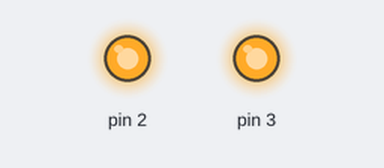
This sketch was run on a simulated Arduino Nano, built with avr-gcc and run on an emulated ATmega328P. Shown: output pins drawn as LEDs (lit = HIGH). The modem accepts every AT command (registered, SIM ready, sends succeed) and sends nothing else; what the sketch prints to the serial monitor is not drawn.

Above: at 0.1 s.
At 0.6 s:
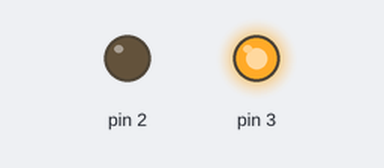
Timing chart, 0 to 2.1 s (numbered marks = the images above):
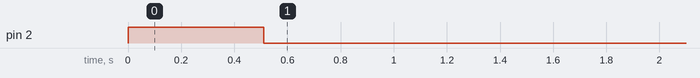

The sketch:

nano.ino
```cpp
#include<SoftwareSerial.h>
#include<string.h>
SoftwareSerial gsm(10, 11);

String phnNum = "";
String sendedMsg = "";
String buffer = "";
unsigned long int currentTime, container;
int locationError = 0, serverError = 0;
void setup() {
  gsm.begin(9600);
  Serial.begin(9600);
  pinMode(2, OUTPUT);
  pinMode(3, OUTPUT);
  device_on();
  sendATCommand("AT+CMGF=1", "OK", 1110);
  delay(500);
 // sendATCommand("AT+CMGDA=\"DEL ALL\"", "OK", 25000);
  //delay(500);
}

void loop() {
  int msgTigger = 0;
  char mystr[19];
  String location = "", timeStamp = "", lat = "", lng = "";
  gsm.println("AT+CGNSINF");
  bufferReadStr(5000, "+CGNSINF:");
  buffer = spiltString(buffer, "GNSINF: ", 1);
  if (buffer.indexOf("1,1,20") != -1) {
    locationError = 0;
    location = spiltString(buffer, ",", 3) + "," + spiltString(buffer, ",", 4);
    location.toCharArray(mystr,19);
    Serial.write(mystr,19);
    delay(1000);

    timeStamp = spiltString(buffer, ",", 2) + "," + spiltString(buffer, ",", 6) + "," + spiltString(buffer, ",", 7);
  }
  else {
    locationError++;
    gsm.println("AT+CIPGSMLOC=1,1");
    bufferReadStr(10000, "+CIPGSMLOC:");
   // Serial.println("GSM LOC : " + buffer);
    if (buffer.indexOf("+CIPGSMLOC: 0") != -1) {
      locationError = 1;
      buffer = spiltString(buffer, "+CIPGSMLOC: ", 1);
      location = spiltString(buffer, ",", 2) + "," + spiltString(buffer, ",", 1);
      buffer = spiltString(buffer, ",", 3) + spiltString(buffer, ",", 4);
      for (int i = 0; i < buffer.length(); i++) {
        if (buffer[i] <= 57 && buffer[i] >= 48)
          timeStamp += buffer[i];
      }
    }
    else {
      Serial.println("Location Error");
      led(1, 0, 0);
      if (locationError == 2 || locationError == 6) {
        locationError++;
        delay(2000);
        sendATCommand("AT+CGNSPWR=1", "OK", 1000);
        sendATCommand("AT+CGNSSEQ=\"RMC\"", "OK", 1000);
        httpSetup();
      }
      else if (locationError == 10) {
        locationError = 0;
        sendATCommand("AT+HTTPTERM", "OK", 2000);
        delay(500);
        sendATCommand("AT+SAPBR=0,1", "OK", 2000);
        delay(500);
        device_on();
      }
      return;
    }
  }
  //readMassage();
  gsm.print("AT+HTTPPARA=\"URL\",\"");
  gsm.print("http://tracker.duetbd.org/device.php?data=");
  gsm.print("D_24,");//Device ID : D_(Identity)

  if (phnNum == "") {
    if (sendedMsg == "") {
      msgTigger = 0;
      gsm.print("0,");
    }
    else {
      gsm.print(sendedMsg.substring(0, 11) + ",");
      msgTigger = 0;
    }
  }
  else {
    msgTigger = 1;
    gsm.print("1,");
  }


  gsm.print(location + ",");
  gsm.println(timeStamp + "\"");
  timeStamp = "";
  bufferReadStr(2000, "OK");
  //Serial.println("URL : " + buffer);
  gsm.println("AT+HTTPACTION=0");
  bufferReadStr(10000, "+HTTPACTION:");
  //Serial.println("URL ACTION : " + buffer);
  if (buffer.indexOf("200") != -1) {
    led(0, 0, 1);
    serverError = 0;
    gsm.println("AT+HTTPREAD=1,1000");
    bufferReadStr(10000, "+HTTPREAD:");
    //Serial.println("HTTP Data READ : " + buffer);
    buffer = spiltString(buffer, "@", 1);
    if (msgTigger == 1) {
      led(0, 1, 1);
      while (phnNum != "") {
        if (sendATCommand("AT+CMGS=" + phnNum.substring(0, 16), ">", 10000)) {
          gsm.print(buffer);
          gsm.write(0x1A);
          timeStamp = "";
          currentTime = millis();
          container = currentTime;
          while ((millis() - container) < 5000) {
            if (gsm.available()) {
              while (gsm.available()) {
                char c = gsm.read();
                timeStamp += c;
                delay(1);
              }
              if (timeStamp.indexOf("OK") == -1) {
                currentTime = millis();
                container = currentTime;
              }
              else break;
            }
          }
          if (timeStamp.indexOf("OK") != -1) {
            sendedMsg += phnNum.substring(4, 15);
          }
          delay(500);
        }
        phnNum = phnNum.substring(16);
        if (phnNum != "")
          delay(1000);
      }
      msgTigger = 0;
    }
    else {
      if (buffer == "sp")
        sendedMsg = sendedMsg.substring(11);
    }
  }

  else {
    serverError++;
    led(0, 1, 0);
    delay(2000);
    if (buffer.indexOf("604") != -1) {
      httpSetup();
    }
    else if (serverError == 25) {
      serverError = 0;
      device_on();
    }
  }

}


int device_on() {
  led(1, 1, 1);
  while (!sendATCommand("AT", "OK", 1000))
    delay(500);
  delay(500);
  led(1, 1, 0);

  while (!sendATCommand("AT+CGNSPWR=1", "OK", 1000))
    delay(500);
  delay(500);

  sendATCommand("AT+CGNSSEQ=\"RMC\"", "OK", 1000);
  delay(500);

  currentTime = millis();
  container = currentTime;
  while ((millis() - container) < 60000) {
    if (sendATCommand("AT+CREG?", "+CREG: 0,1", 1000)) {
      break;
    }
    delay(1000);
  }
  delay(500);

  currentTime = millis();
  container = currentTime;
  while ((millis() - container) < 60000) {
    if (sendATCommand("AT+CGATT=1", "OK", 2000)) {
      break;
    }
    delay(1000);
  }
  delay(500);

  sendATCommand("AT+SAPBR=3,1,\"CONTYPE\",\"GPRS\"", "OK", 2000);
  delay(500);

  sendATCommand("AT+SAPBR=3,1,\"APN\",\"gpinternet\"", "OK", 2000);
  delay(500);

  if (!sendATCommand("AT+SAPBR=1,1", "OK", 20000))
    if (!sendATCommand("AT+SAPBR=1,1", "OK", 20000))
      if (!sendATCommand("AT+SAPBR=1,1", "OK", 20000))
        if (!sendATCommand("AT+SAPBR=1,1", "OK", 20000))
          if (!sendATCommand("AT+SAPBR=1,1", "OK", 20000));
  delay(2000);

  sendATCommand("AT+HTTPINIT", "OK", 10000);
  delay(500);

  return true;
}

String spiltString(String str, String spliter, int x) {
  unsigned int i = 0, ptr = 0, counter = 0;
  unsigned int strLen = str.length();
  unsigned int splLen = spliter.length();
  if (splLen >= strLen)
    return "";
  if (str.indexOf(spliter) == -1)
    return "";

  while (i + splLen <= strLen) {
    if (str.substring(i, i + splLen).equals(spliter)) {
      if (i - ptr > 0) {
        if (x == counter) {
          return str.substring(ptr, i);
        }
        else {
          counter++;
          i += splLen;
          ptr = i;
        }
      }
      else {
        i += splLen;
        ptr = i;
      }
    }

    else if ((i + splLen) == strLen) {
      return str.substring(ptr, strLen);
      i++;
    }
    else i++;
  }
}


int sendATCommand(String ATCmd, String expectedResult, int timeOut) {
  String funBuffer = "";
  if (ATCmd != "") {
    gsm.println(ATCmd);
  }
  currentTime = millis();
  container = currentTime;
  while ((millis() - container) < timeOut) {
    if (gsm.available()) {
      while (gsm.available()) {
        char c = gsm.read();
        if (c != 10)
          funBuffer += c;
        delay(1);
      }
      break;
    }
  }
  //Serial.print("AT function : ");
  //Serial.println(funBuffer);
  if (funBuffer.indexOf(expectedResult) != -1)
    return true;
  else
    return false;
}


void bufferReadStr(long int x, String str) {
  buffer = "";
  currentTime = millis();
  container = currentTime;
  while ((millis() - container) < x) {
    if (gsm.available()) {
      while (gsm.available()) {
        char c = gsm.read();
        //if (c != 10)
        buffer += c;
        delay(1);
      }
      if (buffer.indexOf(str) == -1) {
        currentTime = millis();
        container = currentTime;
      }
      else break;
    }
  }

  if (buffer.indexOf(">") != -1)
    gsm.write(0x1A);
}
void led(int r, int y, int g) {
  digitalWrite(3, r);
  digitalWrite(2, g);
}
void httpSetup() {
  sendATCommand("AT+HTTPTERM", "OK", 2000);
  delay(100);
  sendATCommand("AT+SAPBR=0,1", "OK", 2000);
  delay(100);
  sendATCommand("AT+CGATT=0", "OK", 2000);
  delay(100);
  if (!sendATCommand("AT+CGATT=1", "OK", 20000))
    if (!sendATCommand("AT+CGATT=1", "OK", 20000))
      if (!sendATCommand("AT+CGATT=1", "OK", 20000));
  delay(100);
  sendATCommand("AT+SAPBR=3,1,\"CONTYPE\",\"GPRS\"", "OK", 2000);
  delay(100);
  sendATCommand("AT+SAPBR=3,1,\"APN\",\"gpinternet\"", "OK", 2000);
  delay(100);
  if (!sendATCommand("AT+SAPBR=1,1", "OK", 20000))
    if (!sendATCommand("AT+SAPBR=1,1", "OK", 20000))
      if (!sendATCommand("AT+SAPBR=1,1", "OK", 20000));
  delay(100);
  sendATCommand("AT+HTTPINIT", "OK", 20000);
}
void readMassage() {
  sendATCommand("AT+CMGF=1", "OK", 1110);
  gsm.println("AT+CMGL=\"REC UNREAD\"");
  currentTime = millis();
  container = currentTime;
  buffer = "";
  while ((millis() - container) < 5000) {
    if (gsm.available()) {
      while (gsm.available()) {
        char c = gsm.read();
        if (c == 10) {
          Serial.println("Read Msg : " + buffer);
          int y = buffer.indexOf("+880") - 1;
          if (y != -2) {
            buffer = buffer.substring(y, (y + 16));
            if (buffer[0] == '\"' && buffer[15] == '\"') {
              Serial.println("New Num : " + buffer);
              phnNum += buffer;
            }
            buffer = "";
          }
        }
        else {
          buffer += c;
        }
        delay(1);
      }
      if (buffer.indexOf("OK") == -1) {
        currentTime = millis();
        container = currentTime;
      }
      else {
        break;
      }
    }
  }


  gsm.println("AT+CMGDA=\"DEL READ\"");
  currentTime = millis();
  container = currentTime;
  buffer = "";
  while ((millis() - container) < 5000) {
    if (gsm.available()) {
      while (gsm.available()) {
        char c = gsm.read();
        buffer += c;
        delay(1);
      }
      if (buffer.indexOf("OK") == -1) {
        currentTime = millis();
        container = currentTime;
      }
      else {
        break;
      }
    }
  }

  Serial.println("Deleted Msg : " + buffer);
}
```
